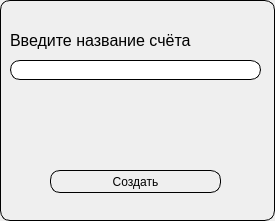
<?xml version="1.0" encoding="UTF-8"?>
<ui version="4.0">
 <class>Form</class>
 <widget class="QWidget" name="Form">
  <property name="geometry">
   <rect>
    <x>0</x>
    <y>0</y>
    <width>275</width>
    <height>221</height>
   </rect>
  </property>
  <property name="windowTitle">
   <string>Form</string>
  </property>
  <property name="styleSheet">
   <string notr="true">border: 1px solid black;
border-radius: 10px;</string>
  </property>
  <widget class="QLabel" name="label_3">
   <property name="geometry">
    <rect>
     <x>80</x>
     <y>110</y>
     <width>101</width>
     <height>61</height>
    </rect>
   </property>
   <property name="styleSheet">
    <string notr="true">border: none;</string>
   </property>
   <property name="text">
    <string/>
   </property>
   <property name="pixmap">
    <pixmap>images/logo.svg</pixmap>
   </property>
  </widget>
  <widget class="QPushButton" name="createNewAccButton">
   <property name="geometry">
    <rect>
     <x>50</x>
     <y>170</y>
     <width>171</width>
     <height>23</height>
    </rect>
   </property>
   <property name="cursor">
    <cursorShape>PointingHandCursor</cursorShape>
   </property>
   <property name="styleSheet">
    <string notr="true">:hover {
    background-color: rgb(204, 102, 255);
}</string>
   </property>
   <property name="text">
    <string>Создать</string>
   </property>
  </widget>
  <widget class="QLineEdit" name="nameNewAccEdit">
   <property name="geometry">
    <rect>
     <x>10</x>
     <y>60</y>
     <width>251</width>
     <height>20</height>
    </rect>
   </property>
   <property name="inputMask">
    <string/>
   </property>
  </widget>
  <widget class="QLabel" name="label_4">
   <property name="geometry">
    <rect>
     <x>10</x>
     <y>30</y>
     <width>241</width>
     <height>21</height>
    </rect>
   </property>
   <property name="font">
    <font>
     <pointsize>12</pointsize>
    </font>
   </property>
   <property name="styleSheet">
    <string notr="true">border: none;</string>
   </property>
   <property name="text">
    <string>Введите название счёта</string>
   </property>
  </widget>
 </widget>
 <resources/>
 <connections/>
</ui>
